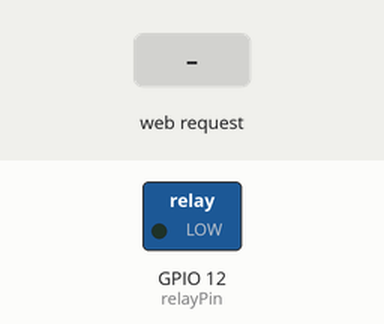
Bench run of a sketch on a simulated ESP8266 (NodeMCU). Parts: switched loads named in the sketch (green lamp = pin HIGH). The inputs (shaded band) are chosen by the test bench. WiFi joins after 1.5 s; servers stay silent unless stated; what the sketch prints to the serial monitor is not drawn.

Above: at 2.8 s.
2.9 s: HTTP request GET /relay1 received
At 4.2 s:
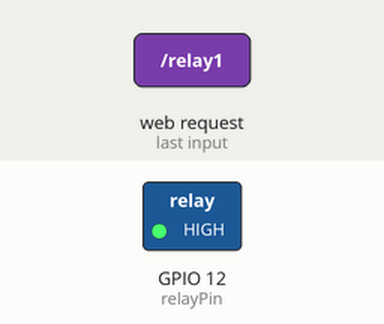
Timing chart, 0 to 5.9 s (numbered marks = the images above; inputs shaded):
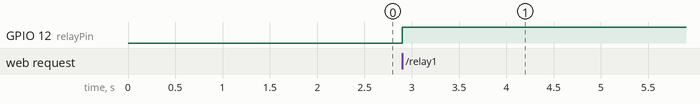

Measured:
- after the input at 2.9 s, GPIO 12 (relayPin): LOW → HIGH at once

The sketch:

wificoffeeV2.ino
```cpp
/*
   ESP8266 act as AP (Access Point) and simplest Web Server
   to control GPIO 2
   Connect to AP "arduino-er", password = "password"
   Open browser, visit 192.168.1.2

   connections: vcc&ch_pd -3.3v, gpio15 to ground, gnd to ground
   to flash: gpio0 to ground on boot only
   serial rx,tx at 115200 baud
   ESP03:26MHz crystal, 1MB flash

   to flash: click upload and when its trying to connect,
   unplug esp8266, hold flash button, replug in
*/

#include <ESP8266WiFi.h>
//#include <DNSServer.h>
#include <ESP8266WebServer.h>

const byte relayPin = 12;//relay pin
//const byte Pin2 = 2; //extra pin
byte relayState = LOW;//pin status logic

//const byte DNS_PORT = 53;
//IPAddress apIP(192, 168, 100, 100);
//DNSServer dnsServer;
ESP8266WebServer server(6969);//listens for incoming tcp traffic

const String html1 =" <html><head><meta name=\"viewport\" content=\"width=device-width, initial-scale=1\" /> </head>"
  " <img src=\"http://www.bravilor.com/Images/bravilor_logo_header.png\"><br>"
  " <h1>DILLINATOR 5000<br>WIFI Coffee Brewmaster Machine</h1><body><pre style=\"word-wrap: break-word; white-space: pre-wrap;\"></pre></body><br/>";
const String html3 =" <big><b> COFFEE IS BREWING</b></big><br/><br/>";
const String html4 =" <big>  Machine is <b>OFF</b> </big><br/><br/>";
const String html5 ="<a href=\"relay1\"><button style=\"display: block;\"><big> ON/OFF </big> </button> </a> <br/><p>all complaints of shitty coffee can be directed toward MSG Dilyard</p></html>";
//=============================================================
// Set client WiFi credentials
#define WIFI_SSID "yourAP"
#define WIFI_PASS "yourPW"
//===============================================================
//AP config
//const String APssid = "Dillinator";
//const String APpswd = "1234567890";
//int chan = 10;
//int hidden = false;
//int max_con = 4;
//=========================================================
void setup() {
  //-----outputs-----------------
  pinMode(relayPin, OUTPUT);
  digitalWrite(relayPin, relayState); //pin start state
  delay(10);
  //-----------------------------
  Serial.begin(115200);
  delay(100);
  //------sta setup----------------
  WiFi.mode(WIFI_AP_STA);//WIFI_AP_STA dual mode
  //WiFi.softAPConfig(apIP, apIP, IPAddress(255, 255, 255, 0));//#
  //WiFi.softAP("DNSServer CaptivePortal example xxxxx");
  //WiFi.softAP(const char* ssid, const char* password, int channel, int ssid_hidden, int max_connection)
  //WiFi.softAP(APssid, APpswd, chan, hidden, max_con);
  //-----connect to WiFi station-------------------
  Serial.print("Connecting to ");
  Serial.print(WIFI_SSID);
  WiFi.begin(WIFI_SSID, WIFI_PASS);
  while (WiFi.status() != WL_CONNECTED)
  {
    delay(100);
    Serial.print(".");
  }
  Serial.println();
  //------dns server--------------------
  // if DNSServer is started with "*" for domain name, it will reply with
  // provided IP to all DNS request
  //dnsServer.start(DNS_PORT, "*", apIP);//port 53
  //delay(100);
  // replay to all requests with same HTML
  //server.onNotFound(htmlOutput);
  server.on("/", htmlOutput);
  //relay1
  server.on("/relay1", switchprog);
  //start webserver
  server.begin();
  Serial.println("server turned on");

}

void loop() {
  //dnsServer.processNextRequest();
  server.handleClient();
}

//==sub functions=================================
void htmlOutput() { //html page builder
  String htmlRes = html1;
  if (relayState == LOW) {
    htmlRes += html4;
  }
  else {
    htmlRes += html3;
  }
  htmlRes += html5;//add buttons
  //htmlRes += HtmlHtmlClose;//close html
  server.send(200, "text/html", htmlRes);//send string to browser
}
//======================================================
void switchprog() {
  if (relayState == LOW) {
    Serial.println("pin 2 is HIGH");
    digitalWrite(relayPin, HIGH); //LED off
    relayState = HIGH;
  }
  else {
    Serial.println("pin 2 is LOW");
    digitalWrite(relayPin, LOW);
    relayState = LOW;
  }
  htmlOutput();//html output
}
//================================================
```
